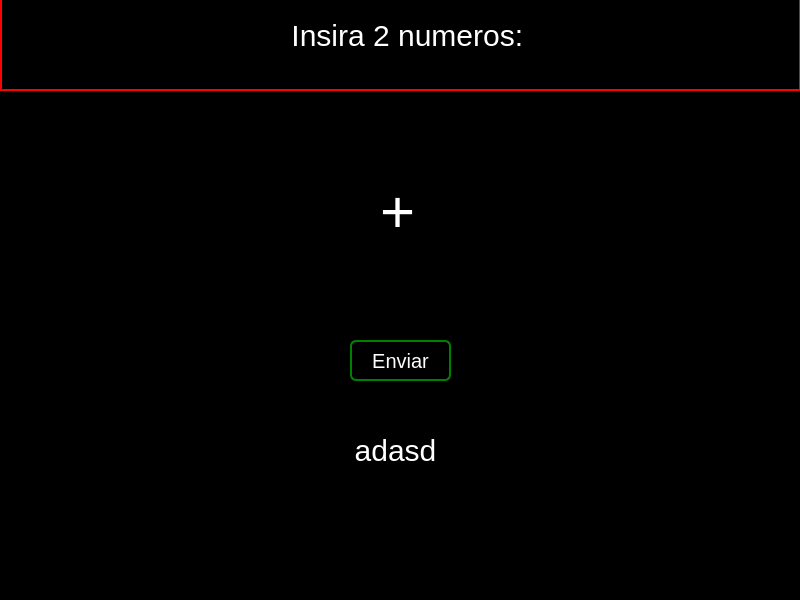
<?xml version="1.0" encoding="UTF-8"?>
<ui version="4.0">
 <class>MainWindow</class>
 <widget class="QMainWindow" name="MainWindow">
  <property name="geometry">
   <rect>
    <x>0</x>
    <y>0</y>
    <width>800</width>
    <height>600</height>
   </rect>
  </property>
  <property name="windowTitle">
   <string>MainWindow</string>
  </property>
  <property name="styleSheet">
   <string notr="true">background-color: rgb(0, 0, 0);</string>
  </property>
  <widget class="QWidget" name="centralwidget">
   <widget class="QLabel" name="label">
    <property name="geometry">
     <rect>
      <x>0</x>
      <y>-20</y>
      <width>801</width>
      <height>111</height>
     </rect>
    </property>
    <property name="styleSheet">
     <string notr="true">color:white;
border-left:2px solid red;
border-bottom:2px solid red;
border-right:2px solid red;
font-size:30px;
</string>
    </property>
    <property name="text">
     <string>                                   Insira 2 numeros:</string>
    </property>
   </widget>
   <widget class="QLineEdit" name="lineEdit">
    <property name="geometry">
     <rect>
      <x>190</x>
      <y>210</y>
      <width>113</width>
      <height>20</height>
     </rect>
    </property>
    <property name="styleSheet">
     <string notr="true">color:white;</string>
    </property>
    <property name="text">
     <string/>
    </property>
   </widget>
   <widget class="QLineEdit" name="lineEdit_2">
    <property name="geometry">
     <rect>
      <x>490</x>
      <y>210</y>
      <width>113</width>
      <height>20</height>
     </rect>
    </property>
    <property name="styleSheet">
     <string notr="true">color:white;</string>
    </property>
   </widget>
   <widget class="QLabel" name="label_2">
    <property name="geometry">
     <rect>
      <x>380</x>
      <y>180</y>
      <width>41</width>
      <height>61</height>
     </rect>
    </property>
    <property name="styleSheet">
     <string notr="true">color:white;
font-size:60px;</string>
    </property>
    <property name="text">
     <string>+</string>
    </property>
   </widget>
   <widget class="QPushButton" name="pushButton">
    <property name="geometry">
     <rect>
      <x>350</x>
      <y>340</y>
      <width>101</width>
      <height>41</height>
     </rect>
    </property>
    <property name="styleSheet">
     <string notr="true">color:white;
border:2px solid green;
font-size:20px;
border-radius:6px;</string>
    </property>
    <property name="text">
     <string>Enviar</string>
    </property>
   </widget>
   <widget class="QLabel" name="label_3">
    <property name="geometry">
     <rect>
      <x>0</x>
      <y>420</y>
      <width>791</width>
      <height>61</height>
     </rect>
    </property>
    <property name="toolTip">
     <string>&lt;html&gt;&lt;head/&gt;&lt;body&gt;&lt;p align=&quot;center&quot;&gt;&lt;br/&gt;&lt;/p&gt;&lt;/body&gt;&lt;/html&gt;</string>
    </property>
    <property name="whatsThis">
     <string>&lt;html&gt;&lt;head/&gt;&lt;body&gt;&lt;p align=&quot;center&quot;&gt;&lt;br/&gt;&lt;/p&gt;&lt;/body&gt;&lt;/html&gt;</string>
    </property>
    <property name="styleSheet">
     <string notr="true">color:white;
font-size:30px;</string>
    </property>
    <property name="text">
     <string>&lt;html&gt;&lt;head/&gt;&lt;body&gt;&lt;p align=&quot;center&quot;&gt;adasd&lt;/p&gt;&lt;/body&gt;&lt;/html&gt;</string>
    </property>
   </widget>
   <widget class="QLabel" name="label_4">
    <property name="geometry">
     <rect>
      <x>170</x>
      <y>100</y>
      <width>461</width>
      <height>71</height>
     </rect>
    </property>
    <property name="styleSheet">
     <string notr="true">color:red;
font-size:40px;</string>
    </property>
    <property name="text">
     <string/>
    </property>
   </widget>
  </widget>
  <widget class="QMenuBar" name="menubar">
   <property name="geometry">
    <rect>
     <x>0</x>
     <y>0</y>
     <width>800</width>
     <height>21</height>
    </rect>
   </property>
  </widget>
  <widget class="QStatusBar" name="statusbar"/>
 </widget>
 <resources/>
 <connections/>
</ui>
